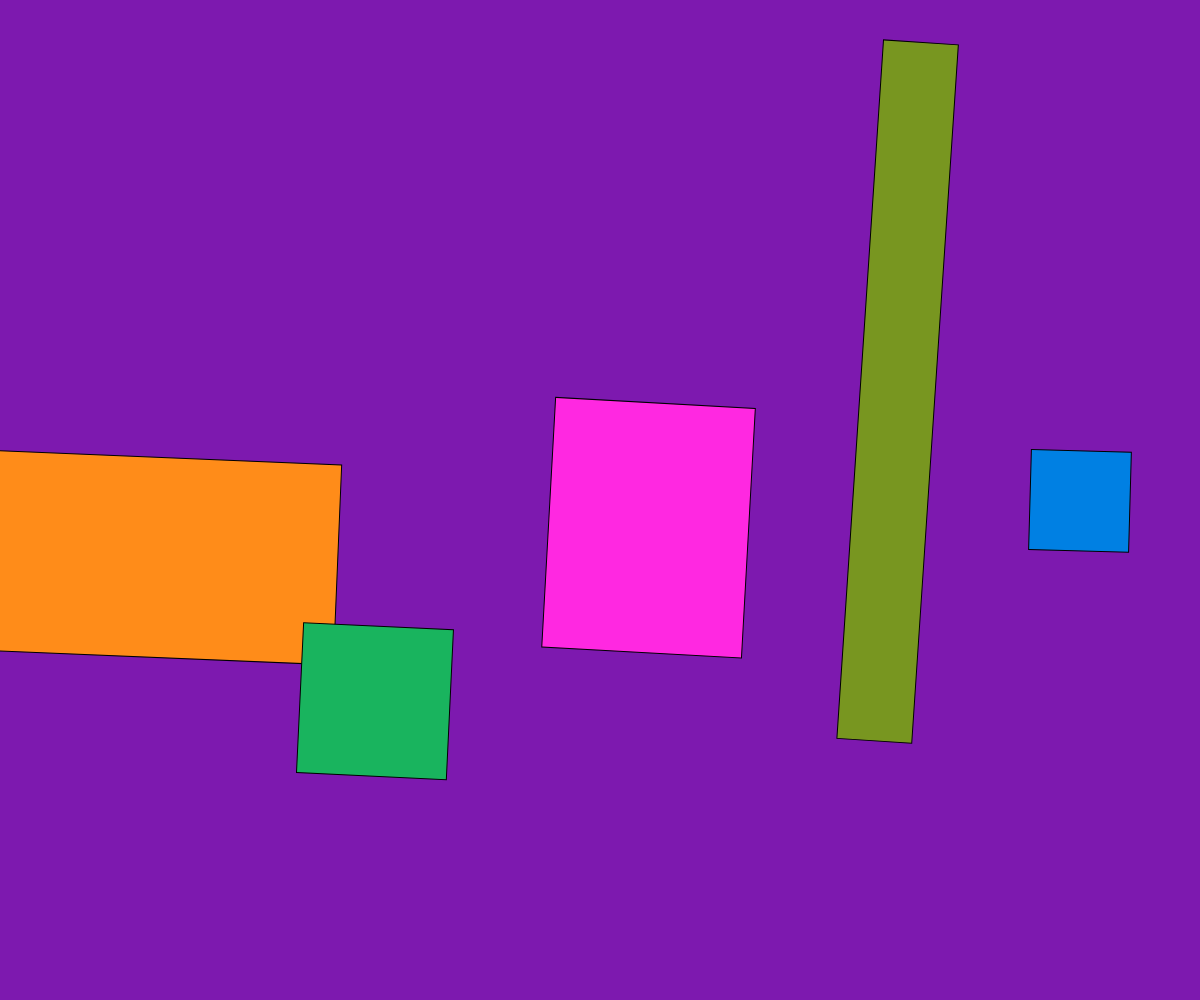
Frame 1 (no input)
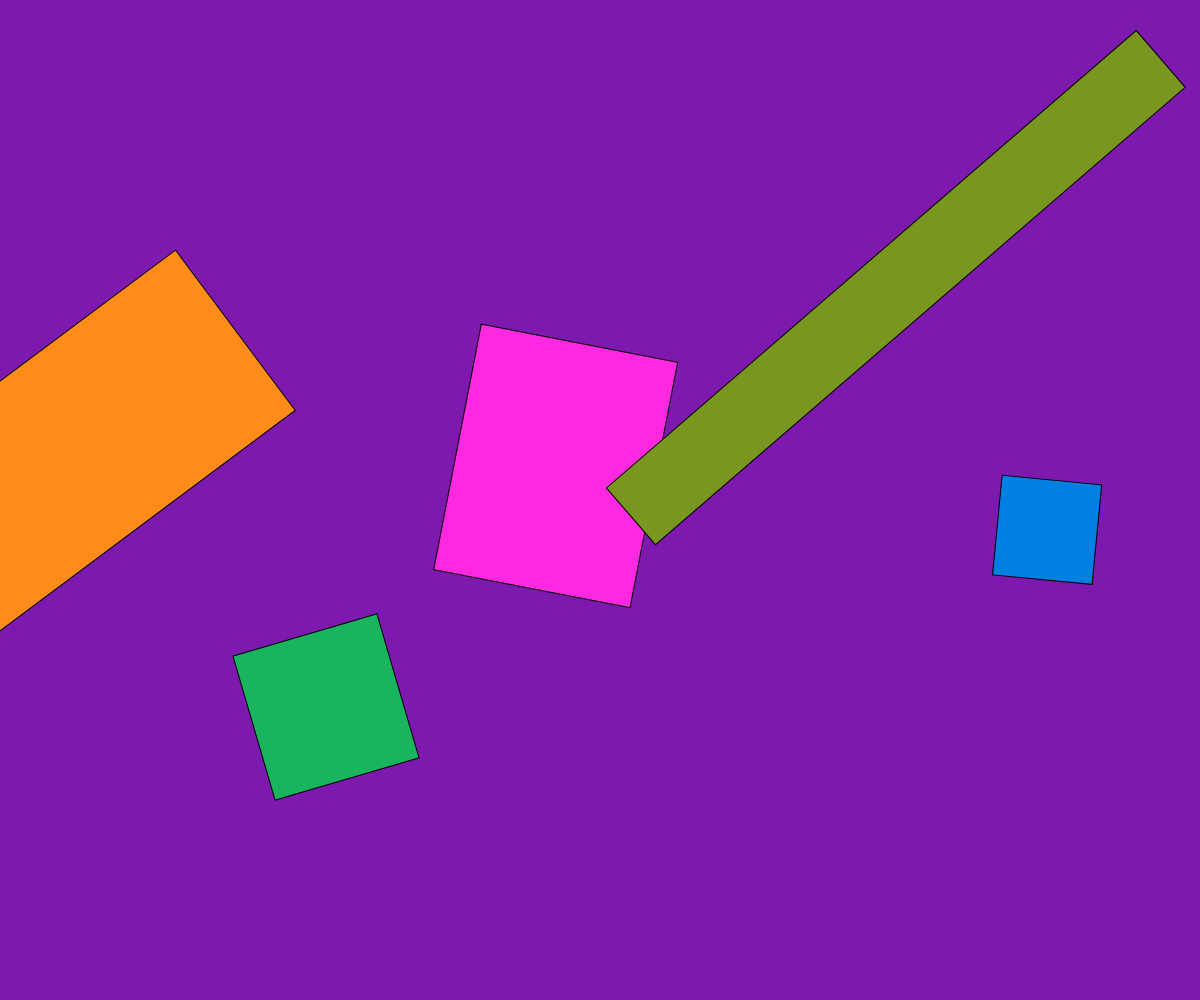
Frame 60 (no input)
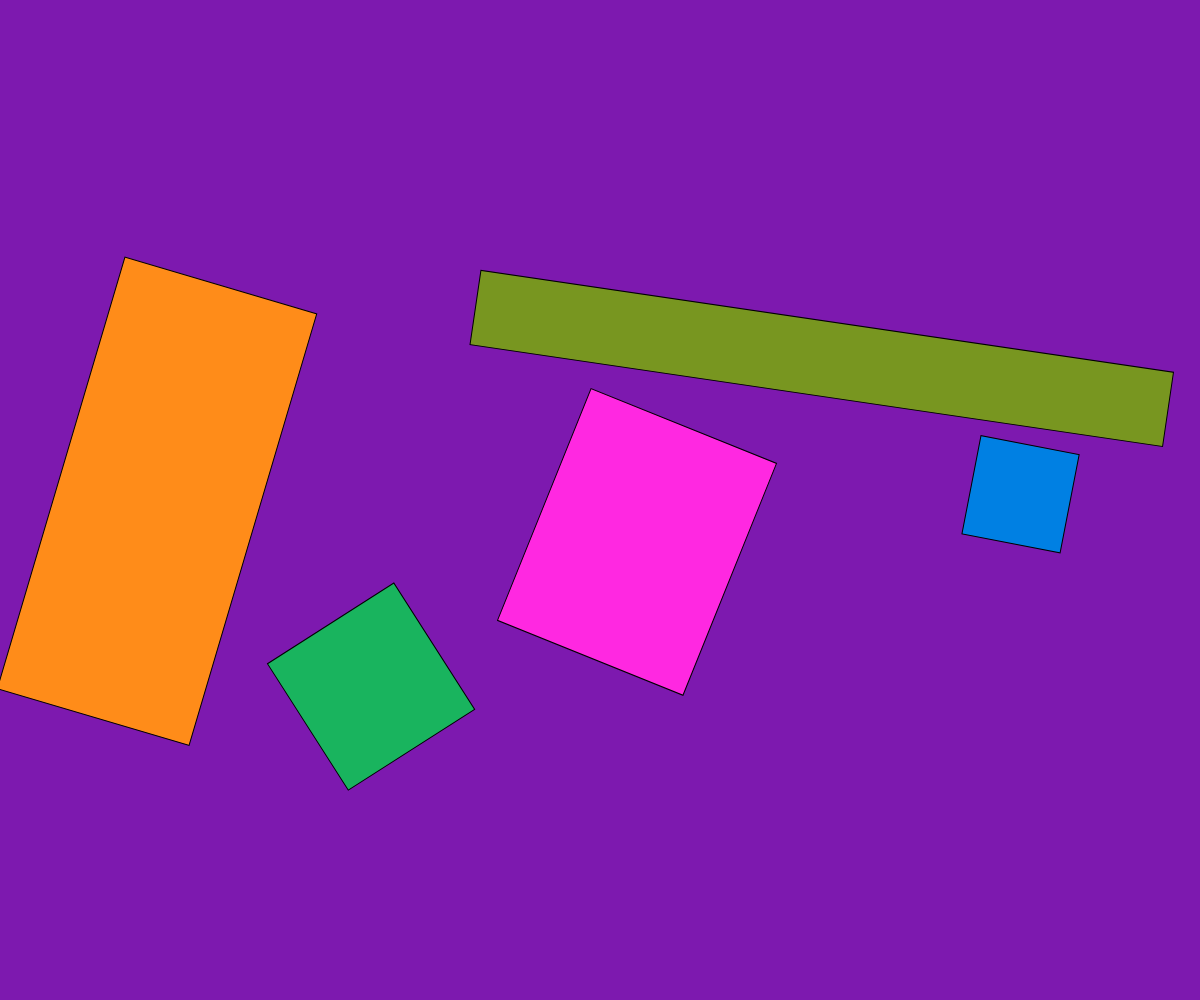
Frame 120 (the mouse pressed at the canvas centre since frame 60)

The p5.js sketch that drew these frames (run headless with seeded random() and noise() and a simulated clock; from frame 60 on, the mouse is pressed at the canvas centre):

// p5.js sketch
// ── sketch.js
function setup() { 		// put setup code here
	
	createCanvas(windowWidth,windowHeight); 	//création d'un fond qui prend tout l'écran	
	rectMode(CENTER);							//les coordonnées x et y sont calculées par rapport au centre du rectangle
	
}

function draw() { 		// put drawing code here
	
	background(125,25,175);				//fond mauve
	
	translate(width/2, height/2); 		//rect rose violet
	push();
	rotate(millis()/300); 			
	fill(255,40,225);			 		
	rect(50,25,200,250); 			
	pop();
	
	translate(450 ,0);					//rect bleu	
	push();
	rotate(millis()/600);			
	fill(0,128,227);
	rect(30,0,100,100);
	pop();
	
	translate(-950,0);					//rect orange
	push();
	rotate(millis()/400);
	fill(255,140,25);
	rect(15,55,450,200);
	pop(0);
	
	translate(250,200);					//rect vert foncé
	push();
	rotate(millis()/350);
	fill(25,180,94);
	rect(25,0,150,150);	
	pop();
	
	translate(525,-360); 				//rect vert clair
	push();
	rotate(millis()/250);
	fill(120,150,32);
	rect(26,50,75,700);
	pop();
	
		
	
	
	
	
	
}
